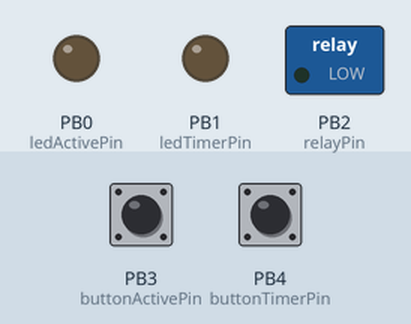
The sketch below on a simulated ATtiny85, built with avr-gcc and run on an emulated ATtiny85. Shown: switched loads named in the sketch (green lamp = pin HIGH), output pins drawn as LEDs (lit = HIGH). Inputs (shaded band) come from the test bench; at power-on: PB3 (buttonActivePin) HIGH, PB4 (buttonTimerPin) HIGH.

Above: at 7.2 s.
7.3 s: PB3 (buttonActivePin) pulled LOW for 0.15 s
At 8.4 s:
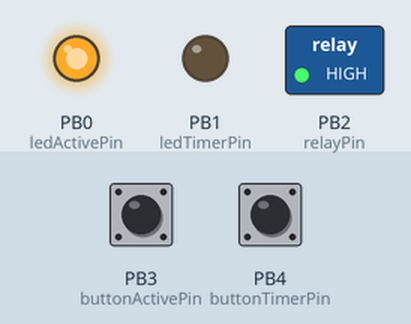
8.9 s: PB4 (buttonTimerPin) pulled LOW for 0.15 s
At 9.6 s:
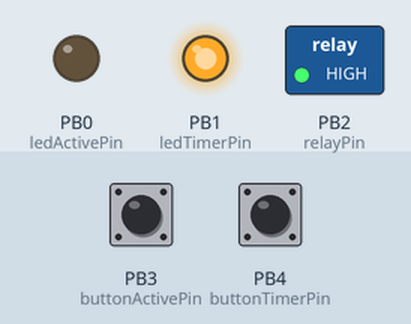
10.5 s: PB4 (buttonTimerPin) pulled LOW for 1 s
At 10.8 s:
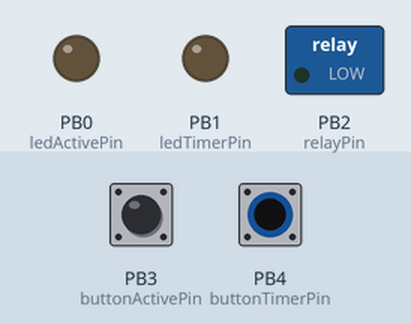
13.0 s: PB4 (buttonTimerPin) pulled LOW for 3.2 s
At 13.9 s:
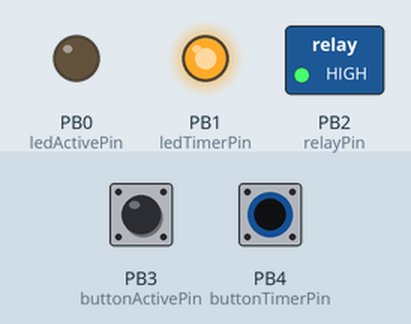
Timing chart, 0 to 16.0 s (numbered marks = the images above; inputs shaded):
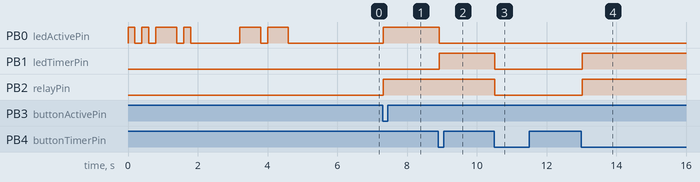

The sketch:

twobuttom.ino
```cpp
#define ledTimerPin 1
#define ledActivePin 0
#define buttonTimerPin 4
#define buttonActivePin 3
#define relayPin 2
#define debounce_count 10

int relayValue = LOW;
int timerValue = LOW;
int activeValue = LOW;
int currentTimerValue = LOW;
int currentActiveValue = LOW;
int counterTimer = 0;
int counterActive = 0;
int timerButtonState = LOW;
int activeButtonState = LOW;
bool timerRun = false;
unsigned long startTime;
unsigned long lastTime;
unsigned long threshold = 1800000;  //30 minutes (30min * 60sec * 1000millsec)

void setup() {
  pinMode(ledTimerPin, OUTPUT);
  pinMode(ledActivePin, OUTPUT);
  pinMode(buttonTimerPin, INPUT_PULLUP);
  pinMode(buttonActivePin, INPUT_PULLUP);
  pinMode(relayPin, OUTPUT);

  FM_MORSE(0);  //signuture

  digitalWrite(ledTimerPin, timerValue);
  digitalWrite(ledActivePin, activeValue);
  digitalWrite(relayPin, relayValue);

  //cli();
  GIMSK &= ~(1<<PCIE);

  lastTime = millis();
}

void loop() {
  if(millis() != lastTime){
    currentTimerValue = !digitalRead(buttonTimerPin);

    if(currentTimerValue == timerButtonState && counterTimer > 0){
      counterTimer--;
    }
    if(currentTimerValue != timerButtonState){
      counterTimer++;
    }
    if(counterTimer >= debounce_count){
      counterTimer = 0;
      timerButtonState = currentTimerValue;
      if(timerButtonState == HIGH){
        timerButton();
      }
    }

    currentActiveValue = !digitalRead(buttonActivePin);

    if(currentActiveValue == activeButtonState && counterActive > 0){
      counterActive--;
    }
    if(currentActiveValue != activeButtonState){
      counterActive++;
    }
    if(counterActive >= debounce_count){
      counterActive = 0;
      activeButtonState = currentActiveValue;
      if(activeButtonState == HIGH){
        activeButton();
      }
    }

    lastTime = millis();

    if(timerRun && ((unsigned long)(lastTime - startTime) >= threshold)){
      relayValue = LOW;
      timerValue = LOW;
      timerRun = false;
    }
  }

  digitalWrite(ledTimerPin, timerValue);
  digitalWrite(ledActivePin, activeValue);
  digitalWrite(relayPin, relayValue);
}

void timerButton(){
  if(timerRun){
    relayValue = LOW;
    timerValue = LOW;
  }else {
    if(activeValue == HIGH){
      activeValue = LOW;
    }
    startTime = millis();
    timerValue = HIGH;
    relayValue = HIGH;
    }
  timerRun = !timerRun;
}

void activeButton(){
  if(timerRun){
    relayValue = LOW;
    timerValue = LOW;
    timerRun = false;
  }
  activeValue = !activeValue;
  relayValue = !relayValue;
}

void FM_MORSE(int morsePin) {
  //Farzin Mohammadi Signuture
  digitalWrite(morsePin, HIGH);
  delay(200);
  digitalWrite(morsePin, LOW);
  delay(200);           //dot

  digitalWrite(morsePin, HIGH);
  delay(200);
  digitalWrite(morsePin, LOW);
  delay(200);           //dot

  digitalWrite(morsePin, HIGH);
  delay(600);
  digitalWrite(morsePin, LOW);
  delay(200);           //dash

  digitalWrite(morsePin, HIGH);
  delay(200);
  digitalWrite(morsePin, LOW);
  delay(1400);          //dot (F)

  digitalWrite(morsePin, HIGH);
  delay(600);
  digitalWrite(morsePin, LOW);
  delay(200);           //dash

  digitalWrite(morsePin, HIGH);
  delay(600);
  digitalWrite(morsePin, LOW);
  delay(1400);          //dash (M)
}
```

Measured:
- after the input at 7.3 s, PB0 (ledActivePin), PB2 (relayPin): LOW → HIGH at once
- after the input at 8.9 s, PB0 (ledActivePin): HIGH → LOW at once; PB1 (ledTimerPin): LOW → HIGH at once
- after the input at 10.5 s, PB1 (ledTimerPin), PB2 (relayPin): HIGH → LOW at once
- after the input at 13.0 s, PB1 (ledTimerPin), PB2 (relayPin): LOW → HIGH at once
